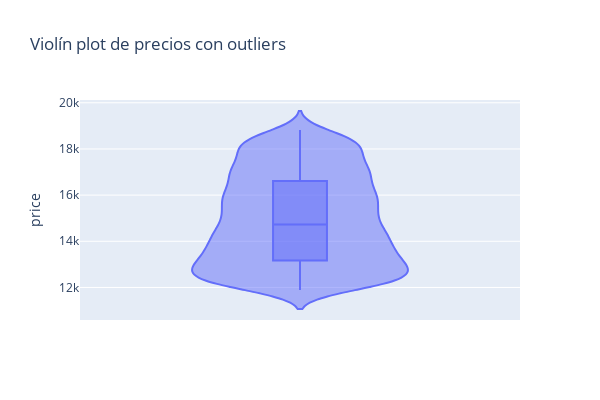

Notebook source saved alongside this figure:
### Code cell
px.violin(df_sin_outliers, y='price',title='Violín plot de precios con outliers', box=True, width=600, height=400)

### Figure 1 — Plotly figure (JSON) as saved in the notebook; plotly's stock layout.template omitted (floating-point values rounded to 4 significant figures; data arrays with more than 128 entries replaced by an {"elided": "..."} marker saying what was removed)
{"data": [{"alignmentgroup": "True", "box": {"visible": true}, "hovertemplate": "price=%{y}<extra></extra>", "legendgroup": "", "marker": {"color": "#636efa"}, "name": "", "offsetgroup": "", "orientation": "v", "scalegroup": "True", "showlegend": false, "type": "violin", "x0": " ", "xaxis": "x", "y": {"elided": "3525 int values"}, "y0": " ", "yaxis": "y"}], "layout": {"height": 400, "legend": {"tracegroupgap": 0}, "title": {"text": "Violín plot de precios con outliers"}, "violinmode": "group", "width": 600, "xaxis": {"anchor": "y", "domain": [0, 1]}, "yaxis": {"anchor": "x", "domain": [0, 1], "title": {"text": "price"}}}}
